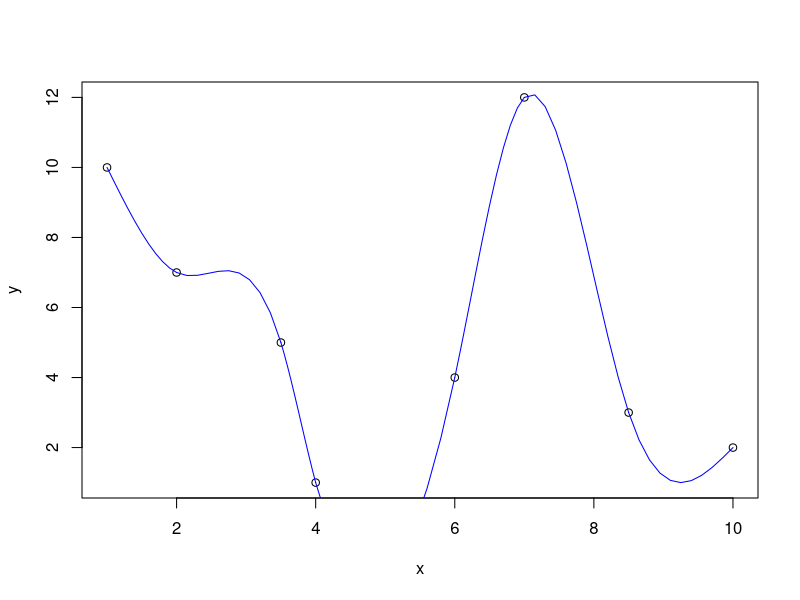

This figure's R source:
TriDiag<-function(a,b,c,d){
  n<-length(a)
  u<-array(0,n)
  y<-u
  x<-y
  
  u[1]<-a[1]
  y[1]<-d[1]
  for(i in 2:n){
    koef<--b[i-1]/u[i-1]
    u[i]<-a[i]+koef*c[i-1]
    y[i]<-d[i]+koef*y[i-1]
  }
  x[n]<-y[n]/u[n]
  for(i in (n-1):1){
    x[i]<-(y[i]-c[i]*x[i+1])/u[i]
  }
  return(x)
}
x<-c(1,2,3.5,4,6,7,8.5,10)
y<-c(10,7,5,1,4,12,3,2)
n<-length(x)
dx<-x[2:n]-x[1:(n-1)]
dy<-y[2:n]-y[1:(n-1)]
d<-(dy[2:(n-1)]/dx[2:(n-1)]-dy[1:(n-2)]/dx[1:(n-2)])
a<-(dx[2:(n-1)]+dx[1:(n-2)])/3
b<-dx[2:(n-2)]/6
c<-b
M<-TriDiag(a,b,c,d)
M<-c(0,M,0)
B<-y[1:(n-1)]-M[1:(n-1)]*dx*dx/6
A<-dy/dx+(M[1:(n-1)]-M[2:n])*dx/6
plot(x,y)
for(i in 1:(n-1)){
  xa<-seq(x[i],x[i+1],dx[i]/10)
  ya<-array(1,length(xa))
  for(j in 1:length(xa)){
    ya[j]<--M[i]*(xa[j]-x[i+1])^3/(6*dx[i])+M[i+1]*(xa[j]-x[i])^3/(6*dx[i])+A[i]*(xa[j]-x[i])+B[i]
  }
  lines(xa,ya,col="blue")
}